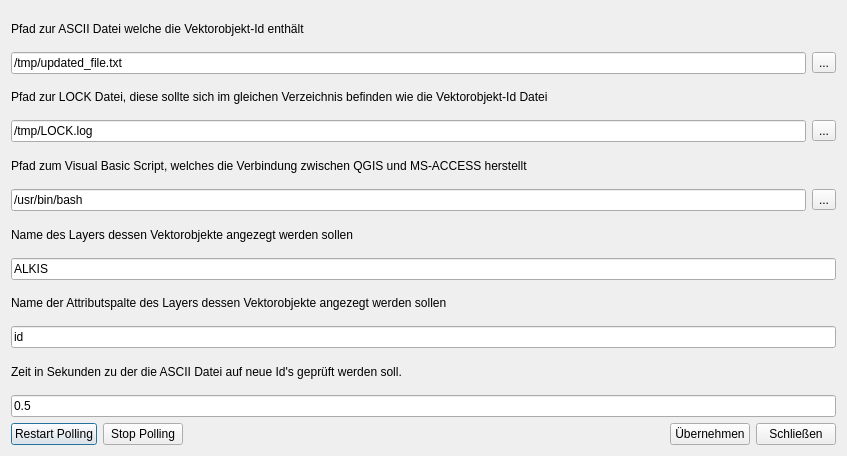
<?xml version="1.0" encoding="UTF-8"?>
<ui version="4.0">
 <class>AccessLinkDialogBase</class>
 <widget class="QDialog" name="AccessLinkDialogBase">
  <property name="geometry">
   <rect>
    <x>0</x>
    <y>0</y>
    <width>847</width>
    <height>456</height>
   </rect>
  </property>
  <property name="windowTitle">
   <string>Access Link</string>
  </property>
  <layout class="QVBoxLayout" name="verticalLayout_7">
   <item>
    <layout class="QVBoxLayout" name="verticalLayout">
     <item>
      <widget class="QLabel" name="label">
       <property name="text">
        <string>Pfad zur ASCII Datei welche die Vektorobjekt-Id enthält</string>
       </property>
      </widget>
     </item>
     <item>
      <layout class="QHBoxLayout" name="horizontalLayout">
       <item>
        <widget class="QLineEdit" name="lineEditIdFile">
         <property name="text">
          <string>/tmp/updated_file.txt</string>
         </property>
        </widget>
       </item>
       <item>
        <widget class="QToolButton" name="toolButtonIdFile">
         <property name="text">
          <string>...</string>
         </property>
        </widget>
       </item>
      </layout>
     </item>
    </layout>
   </item>
   <item>
    <layout class="QVBoxLayout" name="verticalLayout_2">
     <item>
      <widget class="QLabel" name="label_2">
       <property name="text">
        <string>Pfad zur LOCK Datei, diese sollte sich im gleichen Verzeichnis befinden wie die Vektorobjekt-Id Datei</string>
       </property>
      </widget>
     </item>
     <item>
      <layout class="QHBoxLayout" name="horizontalLayout_2">
       <item>
        <widget class="QLineEdit" name="lineEditLockFile">
         <property name="text">
          <string>/tmp/LOCK.log</string>
         </property>
        </widget>
       </item>
       <item>
        <widget class="QToolButton" name="toolButtonLockFile">
         <property name="text">
          <string>...</string>
         </property>
        </widget>
       </item>
      </layout>
     </item>
    </layout>
   </item>
   <item>
    <layout class="QVBoxLayout" name="verticalLayout_3">
     <item>
      <widget class="QLabel" name="label_3">
       <property name="text">
        <string>Pfad zum Visual Basic Script, welches die Verbindung zwischen QGIS und MS-ACCESS herstellt</string>
       </property>
      </widget>
     </item>
     <item>
      <layout class="QHBoxLayout" name="horizontalLayout_4">
       <item>
        <widget class="QLineEdit" name="lineEditBatchFile">
         <property name="text">
          <string>/usr/bin/bash</string>
         </property>
        </widget>
       </item>
       <item>
        <widget class="QToolButton" name="toolButtonBatchFile">
         <property name="text">
          <string>...</string>
         </property>
        </widget>
       </item>
      </layout>
     </item>
    </layout>
   </item>
   <item>
    <layout class="QVBoxLayout" name="verticalLayout_4">
     <item>
      <widget class="QLabel" name="label_4">
       <property name="text">
        <string>Name des Layers dessen Vektorobjekte angezegt werden sollen</string>
       </property>
      </widget>
     </item>
     <item>
      <widget class="QLineEdit" name="lineEditVectorLayer">
       <property name="text">
        <string>ALKIS</string>
       </property>
      </widget>
     </item>
    </layout>
   </item>
   <item>
    <layout class="QVBoxLayout" name="verticalLayout_5">
     <item>
      <widget class="QLabel" name="label_5">
       <property name="text">
        <string>Name der Attributspalte des Layers dessen Vektorobjekte angezegt werden sollen</string>
       </property>
      </widget>
     </item>
     <item>
      <widget class="QLineEdit" name="lineEditAttributeColumn">
       <property name="text">
        <string>id</string>
       </property>
      </widget>
     </item>
    </layout>
   </item>
   <item>
    <layout class="QVBoxLayout" name="verticalLayout_6">
     <item>
      <widget class="QLabel" name="label_6">
       <property name="text">
        <string>Zeit in Sekunden zu der die ASCII Datei auf neue Id's geprüft werden soll.</string>
       </property>
      </widget>
     </item>
     <item>
      <widget class="QLineEdit" name="lineEditPollTime">
       <property name="text">
        <string>0.5</string>
       </property>
      </widget>
     </item>
    </layout>
   </item>
   <item>
    <layout class="QHBoxLayout" name="horizontalLayout_3">
     <item>
      <widget class="QPushButton" name="pushButtonRestartPolling">
       <property name="text">
        <string>Restart Polling</string>
       </property>
      </widget>
     </item>
     <item>
      <widget class="QPushButton" name="pushButtonStopPolling">
       <property name="text">
        <string>Stop Polling</string>
       </property>
      </widget>
     </item>
     <item>
      <spacer name="horizontalSpacer">
       <property name="orientation">
        <enum>Qt::Horizontal</enum>
       </property>
       <property name="sizeHint" stdset="0">
        <size>
         <width>40</width>
         <height>20</height>
        </size>
       </property>
      </spacer>
     </item>
     <item>
      <widget class="QPushButton" name="pushButtonSave">
       <property name="text">
        <string>Übernehmen</string>
       </property>
      </widget>
     </item>
     <item>
      <widget class="QPushButton" name="pushButtonClose">
       <property name="text">
        <string>Schließen</string>
       </property>
      </widget>
     </item>
    </layout>
   </item>
  </layout>
 </widget>
 <resources/>
 <connections>
  <connection>
   <sender>pushButtonClose</sender>
   <signal>released()</signal>
   <receiver>AccessLinkDialogBase</receiver>
   <slot>close()</slot>
   <hints>
    <hint type="sourcelabel">
     <x>661</x>
     <y>743</y>
    </hint>
    <hint type="destinationlabel">
     <x>606</x>
     <y>617</y>
    </hint>
   </hints>
  </connection>
 </connections>
</ui>
